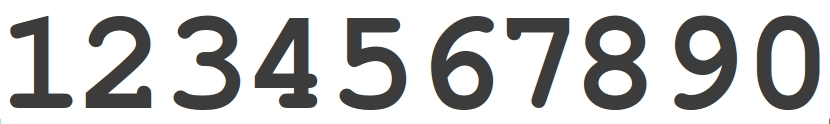
#> input picture assets/img/digits-overlay.jpg, 830 x 124 px
$ python digits_overlay.py   (older library calls are emulated)
#> lines starting #> are read from the running program, lines starting #| are printed output that depends on the picture; after the words box and inside, x2 and y2 are one past the last pixel; in counts of white or black regions, pixels touching at a corner belong together
### app/__init__.py
# __init__.py
#
# Copyright(c) Exequiel Ceasar Navarrete <esnavarrete1@up.edu.ph>
# Licensed under MIT
# Version 1.0.1

import cv2
import random

def recognize_characters(src, dst, **kwargs):
  shape_color = kwargs.get('shape_color', (65, 203, 62))
  shape_thickness = kwargs.get('shape_thickness', 2)
  random_shape_color = kwargs.get('random_shape_color', False)
  filter_fn = kwargs.get('filter_fn', None)

  _, contours, _ = cv2.findContours(src, cv2.RETR_EXTERNAL, cv2.CHAIN_APPROX_NONE)

  # filter the contours first before processing
  if filter_fn is not None and callable(filter_fn):
    contours = filter(filter_fn, contours)

  # set default color
  new_shape_color = shape_color

  counter = 0

  # for each contour found, draw a rectangle around it on original image
  for contour in contours:
    # get rectangle bounding contour
    [x, y, w, h] = cv2.boundingRect(contour)

    # generate random rgb colors for the box
    if random_shape_color is True:
      r = random.randint(0, 255)
      g = random.randint(0, 255)
      b = random.randint(0, 255)

      new_shape_color = (r, g, b)

    # draw rectangle around contour on original image
    cv2.rectangle(dst, (x, y), (x + w, y + h), new_shape_color, shape_thickness)

    # increment the value so that we can count how many contours are detected
    counter += 1

  return counter

### digits_overlay.py
#!/usr/bin/env python

# digits_overlay.py
#
# Copyright(c) Exequiel Ceasar Navarrete <esnavarrete1@up.edu.ph>
# Licensed under MIT
# Version 1.0.1

import os
import cv2
from app import recognize_characters

# function to filter out contours on an image
def filter_contours(contour):
  # get rectangle bounding contour
  [_, _, w, h] = cv2.boundingRect(contour)

  # remove any small contours present
  if h < 40 or w < 40:
    return False

  return True

# read the image
image = os.path.join(os.getcwd(), "assets/img/digits-overlay.jpg")
cv_image = cv2.imread(image)
#> cv_image is the input picture: shape (124, 830, 3); mean B, G, R 198.9, 199.1, 198.9

# convert to grayscale
gray_image = cv2.cvtColor(cv_image, cv2.COLOR_BGR2GRAY)

# apply some thresholding to convert to binary image (inverted)
_, thresh = cv2.threshold(gray_image, 150, 255, cv2.THRESH_BINARY_INV)
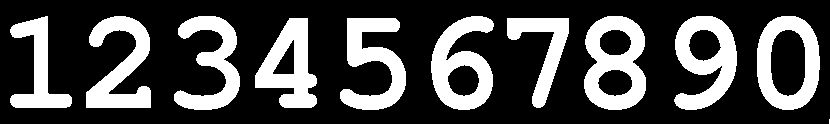
#> thresh: shape (124, 830); 28.4% white; 11 white regions (1 under 20 px), largest, box (x1, y1, x2, y2) and area: (584, 16, 646, 110) 3474, (674, 16, 737, 110) 3236, (431, 16, 494, 110) 3234

# apply some morphological operation (dilation)
kernel = cv2.getStructuringElement(cv2.MORPH_CROSS, (3, 3))
dilated = cv2.dilate(thresh, kernel, iterations=5)
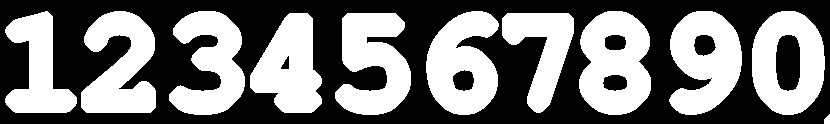
#> dilated: shape (124, 830); 46.7% white; 11 white regions

# box out all possible characters present in the image
num_characters = recognize_characters(dilated, cv_image, random_shape_color=True, filter_fn=filter_contours)
#> in recognize_characters, `_, contours, _ = cv2.findContours(src, cv2.RETR_EXTERNAL, cv2.CHAIN_AP..`: contours = 11 contours; largest, box (x1, y1, x2, y2) and area: (752, 11, 825, 115) 6032, (579, 11, 651, 115) 5944, (669, 11, 742, 115) 5370, (426, 11, 499, 115) 5354, (335, 13, 411, 115) 4927
#> in filter_contours, `[_, _, w, h] = cv2.boundingRect(contour)`: w = 6; h = 10
#> the loop in recognize_characters, `for contour in contours:` made 10 passes
#> (x, y, w, h, r, g, b) on passes 1 to 10: (502, 13, 76, 102, 197, 215, 20), (335, 13, 72, 100, 132, 248, 207), (250, 13, 73, 104, 155, 244, 183), (752, 11, 73, 104, 111, 71, 144), (669, 11, 72, 104, 71, 48, 128), (579, 11, 73, 104, 75, 158, 50), (426, 11, 76, 104, 37, 169, 241), (169, 11, 75, 102, 51, 181, 222), (81, 11, 72, 102, 161, 104, 244), (5, 11, 72, 102, 226, 133, 31)
#> after the loop in recognize_characters, `for contour in contours:`:
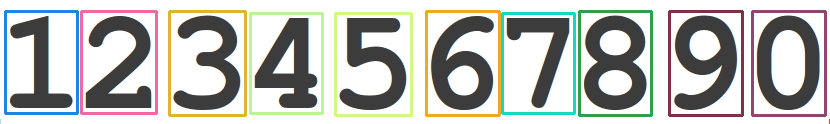
#> dst: shape (124, 830, 3); mean B, G, R 185.2, 189, 188
#> num_characters = 10

print(f"Number of Boxes/Connected Components: {num_characters}")
#| Number of Boxes/Connected Components: 10

cv2.imshow('Output', cv_image)
cv2.waitKey(0)
cv2.destroyAllWindows()
